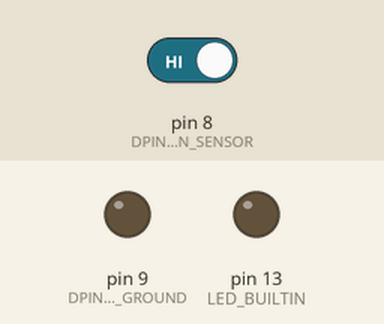
Bench run of a sketch on a simulated Arduino Uno, built with avr-gcc and run on an emulated ATmega328P. Shown: output pins drawn as LEDs (lit = HIGH). The test bench sets the inputs (shaded band); at power-on: pin 8 (DPIN_BUTTON_SENSOR) HIGH.

Above: at 1.2 s.
1.3 s: pin 8 (DPIN_BUTTON_SENSOR) driven LOW
At 2.3 s:
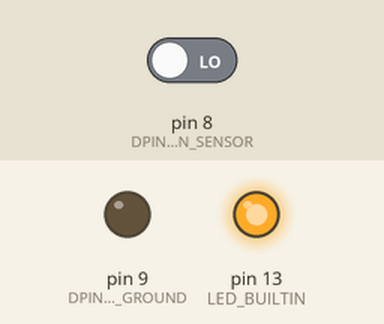
2.8 s: pin 8 (DPIN_BUTTON_SENSOR) driven HIGH
At 3.4 s:
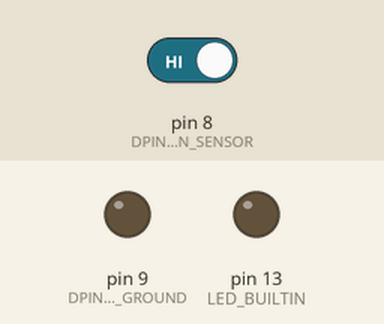
Timing chart, 0 to 5.8 s (numbered marks = the images above; inputs shaded):
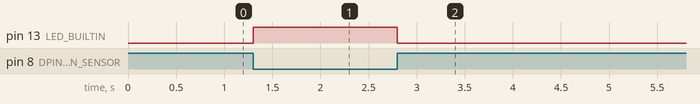

The sketch:

simple_switch.ino
```cpp
int DPIN_BUTTON_SENSOR = 8; // one switch wire
int DPIN_BUTTON_GROUND = 9; // the other switch wire

int BUTTON_IS_PRESSED = LOW;

void setup() {
  // The built in LED is going to show the button state
  pinMode(LED_BUILTIN, OUTPUT);

  // To avoid noise(?), use INPUT_PULLUP instead of INPUT
  pinMode(DPIN_BUTTON_SENSOR, INPUT_PULLUP);

  // Configure the other switch wire to be a ground
  pinMode(DPIN_BUTTON_GROUND, OUTPUT);
  digitalWrite(DPIN_BUTTON_GROUND, LOW);
}

void loop() {
  if (digitalRead(DPIN_BUTTON_SENSOR) == BUTTON_IS_PRESSED){
    digitalWrite(LED_BUILTIN, HIGH);
  } else {
    digitalWrite(LED_BUILTIN, LOW);
  }
}
```

Measured:
- after the input at 1.3 s, pin 13 (LED_BUILTIN): LOW → HIGH at once
- after the input at 2.8 s, pin 13 (LED_BUILTIN): HIGH → LOW at once
